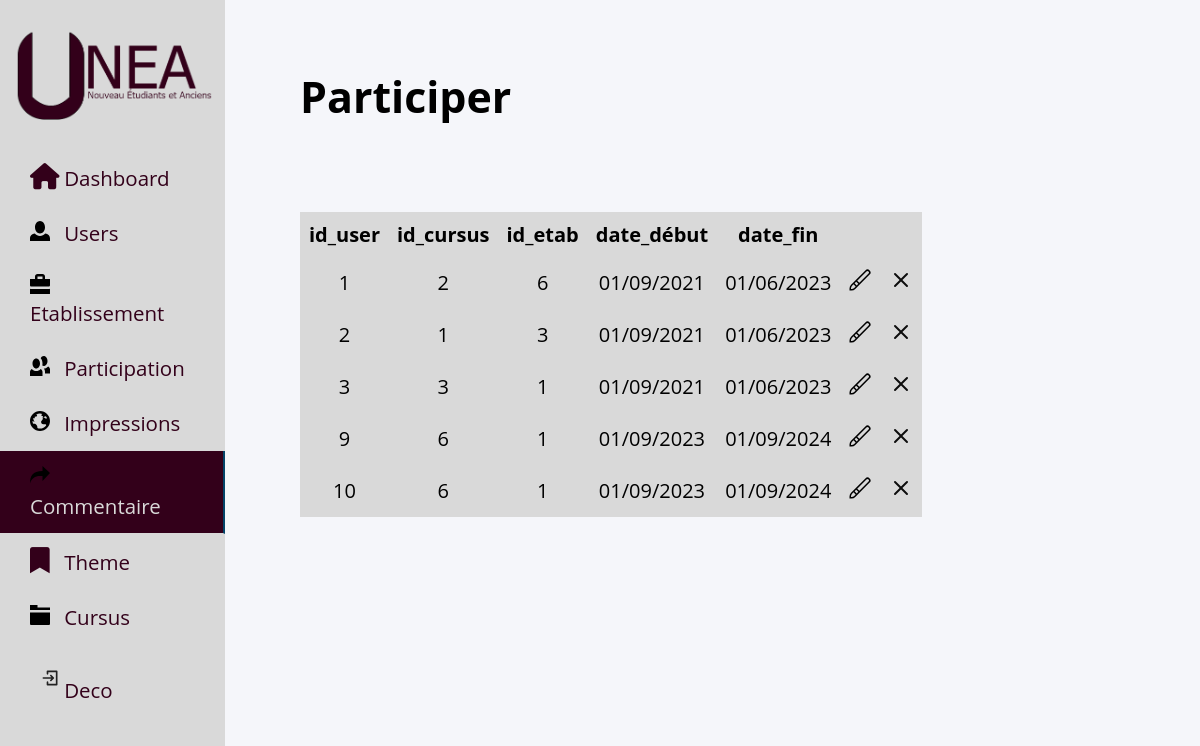
The page /admin/commentaire_admin.php on the database as committed earlier.
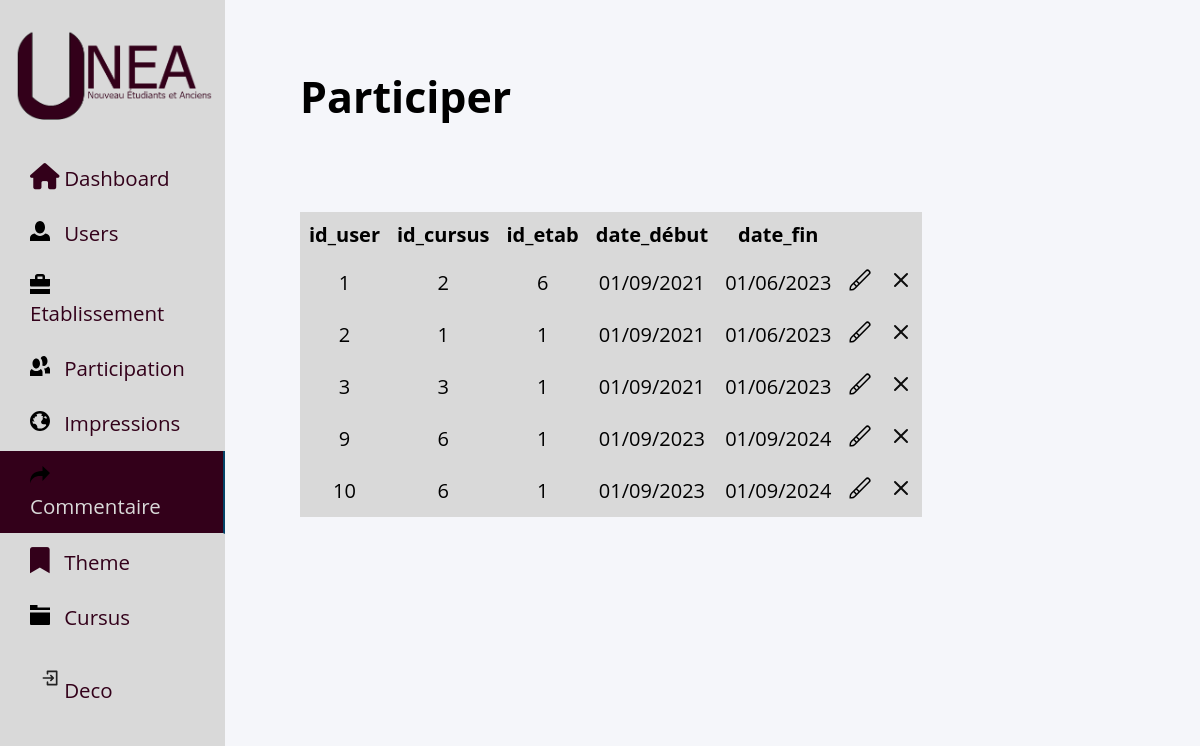
The same page on the database as committed later.
### tables this page shows
CREATE TABLE IF NOT EXISTS `participer` (
  `id_user` int(11) NOT NULL AUTO_INCREMENT,
  `id_cursus` int(11) NOT NULL,
  `id_etab` int(11) NOT NULL,
  `date_debut` varchar(10) DEFAULT NULL,
  `date_fin` varchar(10) DEFAULT NULL,
  PRIMARY KEY (`id_user`,`id_cursus`,`id_etab`),
  KEY `id_user` (`id_user`),
  KEY `id_cursus` (`id_cursus`),
  KEY `id_etab` (`id_etab`)
);

### admin/commentaire_admin.php (the view, shortened to what this page needs)
<!DOCTYPE html>
<html lang="en">
<head>
    <link rel="stylesheet" href="../assets/css/admin.css">
    <link rel="stylesheet" href="https://cdnjs.cloudflare.com/ajax/libs/font-awesome/6.0.0/css/all.min.css">
</head>
<body>
<?php include('../include/bdd.php');
      include "../include/nav-admin.php";
      $sql_participer="SELECT * FROM participer";
    $req=$bdd->query($sql_participer);
    $req->execute();
    $resultat=$req->fetchAll();
?>
      <div class="container_user">
      <h2>Participer</h2>
    <table>
        <tr>
            <th>id_user</th>
            <th>id_cursus</th>
            <th>id_etab</th>
            <th>date_début</th>
            <th>date_fin</th>
            <th></th>
        </tr>
        <?php
        foreach ($resultat as $row) {?>
                        <tr>
                <td> <?=$row["id_user"]?> </td>
                <td><?=$row["id_cursus"] ?> </td>
                <td> <?=$row["id_etab"]?> </td>
                <td><?= $row["date_debut"] ?></td>
                <td><?= $row["date_fin"] ?></td>
                <td><button id="menu" form="form" ><img src="../icone/paint-brush-alt.svg"></button><button type="submit" id="submit" form="form1" style="display: none;"><img src="../icone/check.svg"></button></td>
                <td><button id="" ><img src="../icone/close.svg"></button></td>
              </tr>
            <?php }
                ?>
                </table>
 </div>

Rows that differ between the two databases and show on the page:
removed participer: id_user "2", id_cursus "1", id_etab "3", date_debut "01/09/2021", date_fin "01/06/2023"
added participer: id_user "2", id_cursus "1", id_etab "1", date_debut "01/09/2021", date_fin "01/06/2023"
